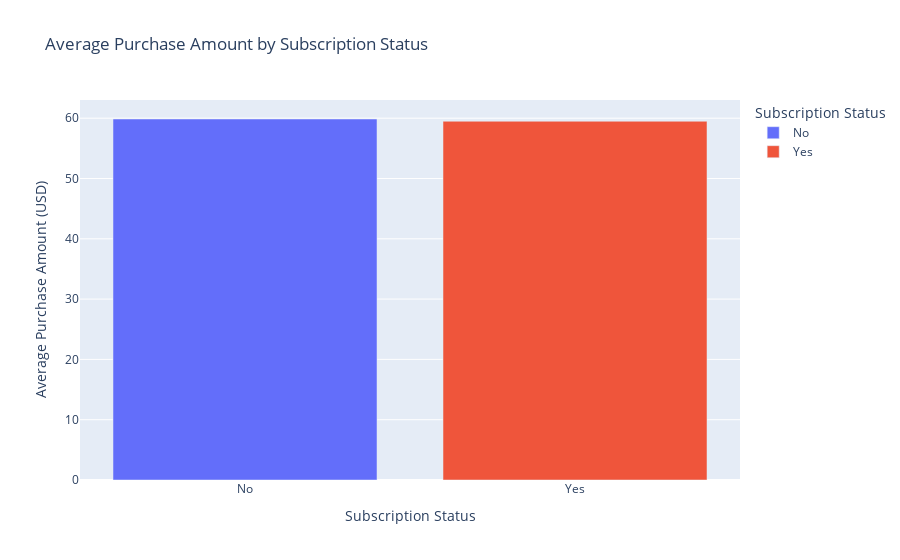

Notebook code cell kept with this figure:
### Code cell
average_purchase =shop.groupby('Subscription Status')['Purchase Amount (USD)'].mean().reset_index()

fig = px.bar(
    average_purchase,
    x='Subscription Status',
    y='Purchase Amount (USD)',
    title='Average Purchase Amount by Subscription Status',
    labels={'Subscription Status': 'Subscription Status', 'Purchase Amount (USD)': 'Average Purchase Amount (USD)'},
    color='Subscription Status',
    template='plotly'
)

fig.show()

### Figure 1 — Plotly figure (JSON) as saved in the notebook; plotly's stock layout.template omitted (floating-point values rounded to 4 significant figures)
{"data": [{"alignmentgroup": "True", "hovertemplate": "Subscription Status=%{x}<br>Average Purchase Amount (USD)=%{y}<extra></extra>", "legendgroup": "No", "marker": {"color": "#636efa", "pattern": {"shape": ""}}, "name": "No", "offsetgroup": "No", "orientation": "v", "showlegend": true, "textposition": "auto", "type": "bar", "x": ["No"], "xaxis": "x", "y": [59.87], "yaxis": "y"}, {"alignmentgroup": "True", "hovertemplate": "Subscription Status=%{x}<br>Average Purchase Amount (USD)=%{y}<extra></extra>", "legendgroup": "Yes", "marker": {"color": "#EF553B", "pattern": {"shape": ""}}, "name": "Yes", "offsetgroup": "Yes", "orientation": "v", "showlegend": true, "textposition": "auto", "type": "bar", "x": ["Yes"], "xaxis": "x", "y": [59.49], "yaxis": "y"}], "layout": {"barmode": "relative", "legend": {"title": {"text": "Subscription Status"}, "tracegroupgap": 0}, "title": {"text": "Average Purchase Amount by Subscription Status"}, "xaxis": {"anchor": "y", "categoryarray": ["No", "Yes"], "categoryorder": "array", "domain": [0, 1], "title": {"text": "Subscription Status"}}, "yaxis": {"anchor": "x", "domain": [0, 1], "title": {"text": "Average Purchase Amount (USD)"}}}}
